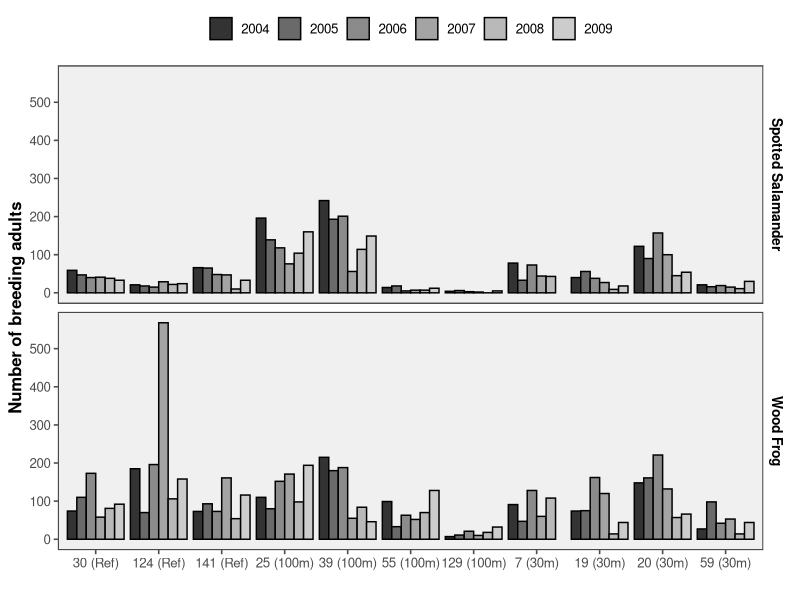

Recreate this plot in R.
## ---- chunk 1
## Set up libraries
library(tidyverse)
library(ggthemes)


# Data obtained from Veysey Powell and Babbitt 2016: An experimental test of buffer utility as a technique for managing pool-breeding amphibians https://datadryad.org/stash/dataset/doi:10.5061%2Fdryad.547rp

dryadData <- read.table("Data/veysey-babbit_data_amphibians.csv", header=TRUE, sep=",", stringsAsFactors = TRUE)

# glimpse(dryadData)
# head(dryadData)
# table(dryadData$species)

dryadData$species<-factor(dryadData$species, labels=c("Spotted Salamander", "Wood Frog")) #creating 'labels' to use for the plot

#class(dryadData$treatment)
dryadData$treatment <- factor(dryadData$treatment, 
            levels=c("Reference",
                     "100m", "30m"))


p<- ggplot(data=dryadData, 
       aes(x=interaction(wetland, treatment), #The combined variable of both the
           #wetland number and treatment number
           y=count.total.adults, #column used to count total adults
           fill=factor(year))) + #fills in the multiple bars by year
 geom_bar(position="dodge", stat="identity", color="black") + #Creates a black
  #outline bar graph with a dodge position and identity stat
  ylab("Number of breeding adults") + #The overall y lable
  xlab("") +
  scale_y_continuous(breaks = c(0,100,200,300,400,500)) + #Creates the y-axis scale
  scale_x_discrete(labels=c("30 (Ref)", "124 (Ref)", "141 (Ref)", "25 (100m)","39 (100m)","55 (100m)","129 (100m)", "7 (30m)","19 (30m)","20 (30m)","59 (30m)")) + #labels all of the x-axis data
  facet_wrap(~species, nrow=2, strip.position="right") + #creates the individual
  #graph lables, has them labled as species, and puts it on the right of the graph.
  #n rows specifies the number of rows for the graph
  theme_few() + #the theme
  scale_fill_grey() + #fills in the bar with greyscale
  theme(panel.background = element_rect(fill = 'gray94', color = 'black'), legend.position="top",  legend.title= element_blank(), axis.title.y = element_text(size=12, face="bold", colour = "black"), strip.text.y = element_text(size = 10, face="bold", colour = "black")) + #panel.backround
  #represents the backround. element_rect allows for a color for the border and
  #backrounds with the backround being gray and color being black. legend position
  #indicates the legend's position, this one is on top. the lengend title is
  #element_blank() which means that there is nothing there and has no space.
  #axis.title.y changes the overall y axis title. element_text allow for the text to
  #be modified. strip.text changes the text of the y axis of the individual graphs.
  guides(fill=guide_legend(nrow=1,byrow=TRUE)) #maps the fill colors onto the values
#in the legend

p
